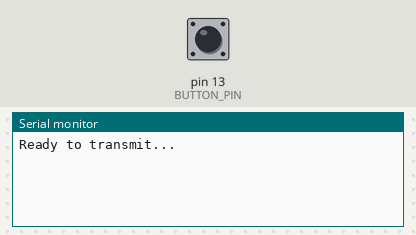
Bench run of a sketch on a simulated Arduino Uno, built with avr-gcc and run on an emulated ATmega328P. Shown: the last lines printed to the serial monitor. The inputs (shaded band) are chosen by the test bench; at power-on: pin 13 (BUTTON_PIN) LOW. No radio packets arrive unless stated.

Above: at 1.2 s.
1.3 s: pin 13 (BUTTON_PIN) pulled HIGH for 0.15 s
At 2.6 s:
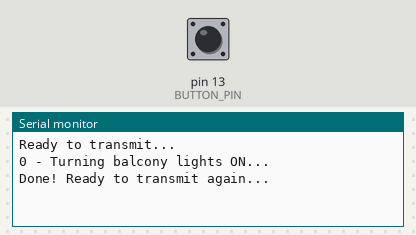
3.1 s: pin 13 (BUTTON_PIN) pulled HIGH for 1 s
At 3.31 s:
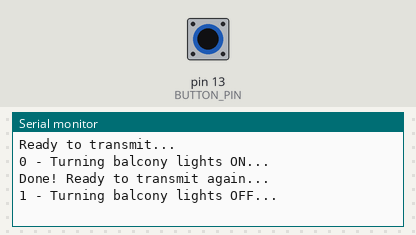
5.6 s: pin 13 (BUTTON_PIN) pulled HIGH for 0.15 s
At 7.1 s:
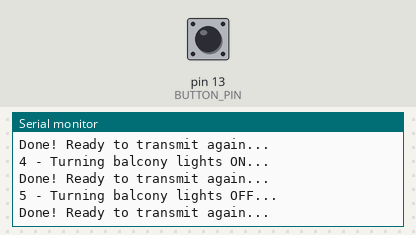

The sketch:

transmitter.ino
```cpp
#include <RH_ASK.h>

///////////////
///////////////
// Data meaning

// S1 = 111
// S0 = 000
// L1 = 111111111
// L0 = 000000000

// uint8_t max value = 255

// 111000 = 0x38 = 56
// 111111 = 0x3F = 63

///////////
///////////
// Preamble
// S1 L0 L1 S0 L1 S0 S1 L0 L1 S0
// L1 S0 L1 S0 S1 L0 S1 L0 L1 S0
// L1 S0 S1 L0 L1 S0 S1 L0 L1 S0
// S1 L0 L1 S0 L1 S0 L1 S0 L1 S0

// 111000 000000 111111 111000 111111 111000 111000 000000 111111 111000
// 111111 111000 111111 111000 111000 000000 111000 000000 111111 111000
// 111111 111000 111000 000000 111111 111000 111000 000000 111111 111000
// 111000 000000 111111 111000 111111 111000 111111 111000 111111 111000

// 0x38 0x00 0x3F 0x38 0x3F 0x38 0x38 0x00 0x3F 0x38
// 0x3F 0x38 0x3F 0x38 0x38 0x00 0x38 0x00 0x3F 0x38
// 0x3F 0x38 0x38 0x00 0x3F 0x38 0x38 0x00 0x3F 0x38
// 0x38 0x00 0x3F 0x38 0x3F 0x38 0x3F 0x38 0x3F 0x38

//////////////
//////////////
// Balcony off
// S1 L0 L1 S0

// 111000 000000 111111 111000

// 0x38 0x00 0x3F 0x38

/////////////
/////////////
// Balcony on
// L1 S0 S1 L0

// 111111 111000 111000 000000

// 0x3F 0x38 0x38 0x00

////////////
////////////
// Postamble
// S1 L0 S1 L0 S1 L0

// 111000 000000 111000 000000 111000 000000

// 0x38 0x00 0x38 0x00 0x38 0x00

////////////
////////////

// Data was too short when S0/S1=1 bit and L0/L1=3 bits
// uint8_t BalconyOff[13] = { 0x8E, 0xE8, 0xEE, 0xE8, 0x8E, 0xE8, 0xE8, 0xE8, 0xEE, 0xEE, 0x8E, 0x88, 0x8 };
// uint8_t BalconyOn[13]  = { 0x8E, 0xE8, 0xEE, 0xE8, 0x8E, 0xE8, 0xE8, 0xE8, 0xEE, 0xEE, 0xE8, 0x88, 0x8 };

// Data is much better when S0/S1=3 bits and L0/L1=9 bits
// uint8_t BalconyOff[] = {
//     // Preamble
//     0x38, 0x00, 0x3F, 0x38, 0x3F, 0x38, 0x38, 0x00, 0x3F, 0x38,
//     0x3F, 0x38, 0x3F, 0x38, 0x38, 0x00, 0x38, 0x00, 0x3F, 0x38,
//     0x3F, 0x38, 0x38, 0x00, 0x3F, 0x38, 0x38, 0x00, 0x3F, 0x38,
//     0x38, 0x00, 0x3F, 0x38, 0x3F, 0x38, 0x3F, 0x38, 0x3F, 0x38,

//     // Balcony off
//     0x38, 0x00, 0x3F, 0x38,

//     // Postamble
//     0x38, 0x00, 0x38, 0x00, 0x38, 0x00
// }; // Total 50

// uint8_t BalconyOn[]  = {
//     // Preamble
//     0x38, 0x00, 0x3F, 0x38, 0x3F, 0x38, 0x38, 0x00, 0x3F, 0x38,
//     0x3F, 0x38, 0x3F, 0x38, 0x38, 0x00, 0x38, 0x00, 0x3F, 0x38,
//     0x3F, 0x38, 0x38, 0x00, 0x3F, 0x38, 0x38, 0x00, 0x3F, 0x38,
//     0x38, 0x00, 0x3F, 0x38, 0x3F, 0x38, 0x3F, 0x38, 0x3F, 0x38,

//     // Balcony on
//     0x3F, 0x38, 0x38, 0x00,

//     // Postamble
//     0x38, 0x00, 0x38, 0x00, 0x38, 0x00
// }; // Total 50

uint8_t BalconyOff[] = { 0 };
uint8_t BalconyOn[] = { 1 };

const uint8_t len = sizeof(BalconyOff);

const int repeat = 1;

const int BUTTON_PIN = 13;
int buttonValue = LOW;

RH_ASK driver(/*speed*/ 12000, /*rxPin*/ 11, /*txPin*/ 12, /*pttPin*/ 10, /*pttInverted*/ false);

int count;

// For serial messages
const int msgSize = 50;
char msg[msgSize];


bool lastValue = false;

void setup()
{
    count = 0;
    Serial.begin(9600);
    pinMode(BUTTON_PIN, INPUT);
    if (!driver.init())
    {
        Serial.println("init failed");
    }
    else
    {
        Serial.println("Ready to transmit...");
    }
}

void loop()
{
    buttonValue = digitalRead(BUTTON_PIN);
    if (buttonValue == HIGH)
    {
        uint8_t* selected;
        snprintf(msg, msgSize, "%d - Turning balcony lights ", count);
        Serial.print(msg);

        if (lastValue == false)
        {
            Serial.println("ON...");
            selected = BalconyOn;
            lastValue = true;
        }
        else if (lastValue == true)
        {
            Serial.println("OFF...");
            selected = BalconyOff;
            lastValue = false;
        }

        for (int i = 0; i < repeat; i++)
        {
            driver.send(selected, len);
            driver.waitPacketSent();
            delay(250);
        }
        Serial.println("Done! Ready to transmit again...");
        buttonValue = LOW;
        count++;
    }
}
```

Measured:
- after the input at 1.3 s, the serial monitor: prints a new line at once (image 1)
- after the input at 3.1 s, the serial monitor: prints a new line at once (image 2)
- after the input at 5.6 s, the serial monitor: prints a new line at once (image 3)
